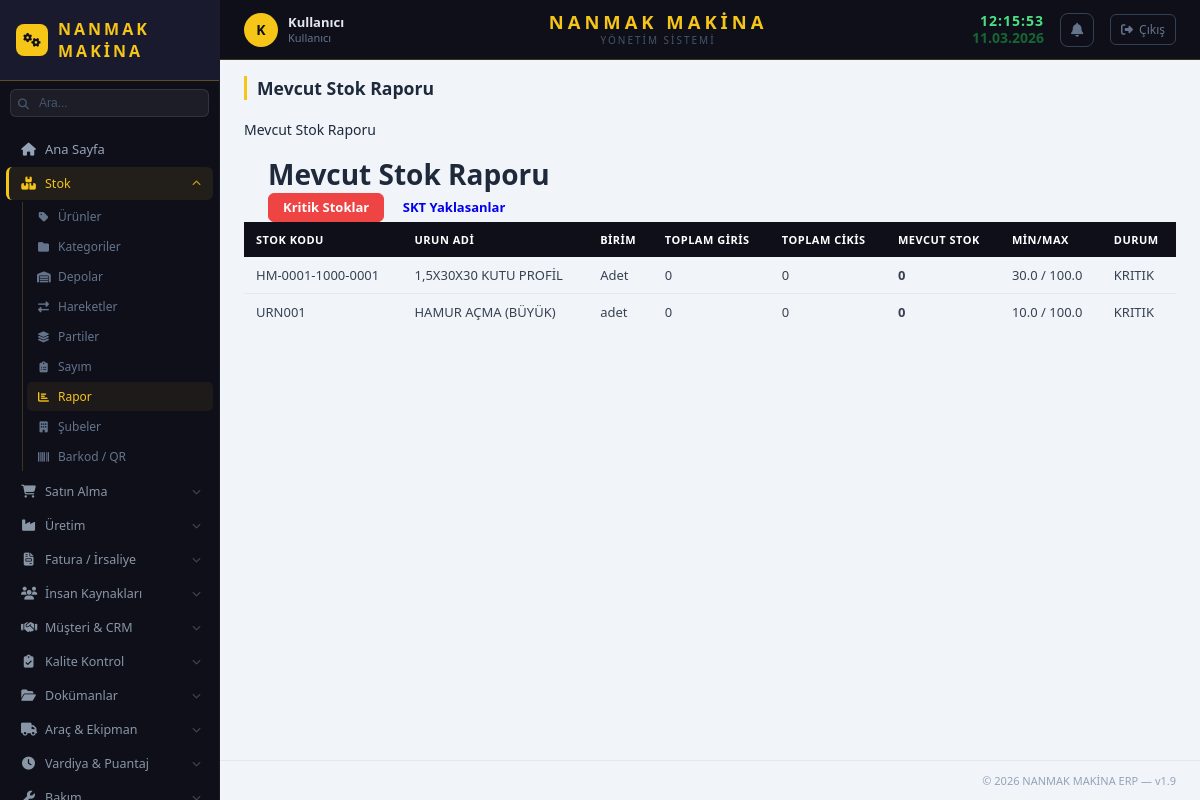
/stok/rapor/mevcut-stok (signed in), run on the app's committed database.
### app/stok/models/sistem_ayar.py (models this page shows, shortened)
class SistemAyar(db.Model):
    __tablename__ = 'sistem_ayar'
    id = db.Column(db.Integer, primary_key=True, autoincrement=True)
    anahtar = db.Column(db.String(100), unique=True, nullable=False)
    deger = db.Column(db.Text)
    aciklama = db.Column(db.String(200))
    guncelleme = db.Column(db.String(30), default=lambda: datetime.now().strftime('%d.%m.%Y %H:%M'))
    @staticmethod
    def get(anahtar, varsayilan=''):
        ayar = SistemAyar.query.filter_by(anahtar=anahtar).first()
        return ayar.deger if ayar else varsayilan

### app/stok/models/urun.py (models this page shows, shortened)
class Urun(db.Model):
    __tablename__ = 'urun'
    id = db.Column(db.Integer, primary_key=True, autoincrement=True)
    stok_kodu = db.Column(db.String(50), unique=True, nullable=False)
    barkod = db.Column(db.String(50))
    urun_adi = db.Column(db.String(200), nullable=False)
    birim = db.Column(db.String(20), nullable=False)
    kategori_id = db.Column(db.Integer, db.ForeignKey('kategori.id'))
    min_stok = db.Column(db.Float, default=0)
    max_stok = db.Column(db.Float, default=0)
    parti_takibi = db.Column(db.Integer, default=0)
    aktif = db.Column(db.Integer, default=1)
    alis_fiyati = db.Column(db.Float, default=0)
    satis_fiyati = db.Column(db.Float, default=0)
    kdv_orani = db.Column(db.Float, default=18)
    tedarikci_id = db.Column(db.Integer, db.ForeignKey('tedarikci.id'), nullable=True)
    olusturma_tarihi = db.Column(db.String(20), default=lambda: datetime.now().strftime('%d.%m.%Y'))
    kategori = db.relationship('Kategori', backref='urunler')
    tedarikci = db.relationship('Tedarikci', backref='urunler', foreign_keys=[tedarikci_id])

### app/stok/routes/rapor_routes.py (the view)
@rapor_bp.route('/rapor/mevcut-stok')
def mevcut_stok_raporu():
    urunler = Urun.query.filter_by(aktif=1).all()
    stok_durumu = []
    for urun in urunler:
        giris_toplam = db.session.query(func.sum(StokHareket.miktar)).filter(
            StokHareket.urun_id == urun.id,
            StokHareket.hareket_tipi == 'giris'
        ).scalar() or 0
        cikis_toplam = db.session.query(func.sum(StokHareket.miktar)).filter(
            StokHareket.urun_id == urun.id,
            StokHareket.hareket_tipi == 'cikis'
        ).scalar() or 0
        mevcut_stok = giris_toplam - cikis_toplam
        if urun.min_stok > 0 and mevcut_stok <= urun.min_stok:
            durum = 'kritik'
        elif urun.max_stok > 0 and mevcut_stok > urun.max_stok:
            durum = 'fazla'
        else:
            durum = 'normal'
        stok_durumu.append({
            'urun': urun,
            'giris': giris_toplam,
            'cikis': cikis_toplam,
            'mevcut': mevcut_stok,
            'durum': durum
        })
    return render_template('stok/mevcut_stok_raporu.html', stok_durumu=stok_durumu)

### app/__init__.py (called while the page is built)
def login_gerekli_mi(endpoint, path):
    for acik in ACIK_URLLAR:
        if path.startswith(acik):
            return False
    return True

### app/kullanici/models/kullanici.py (called while the page is built)
    def birincil_rol(self):
        if self.roller:
            return self.roller[0].rol
        return None

    def admin_mi(self):
        for kr in self.roller:
            if kr.rol and kr.rol.rol_adi == 'admin':
                return True
        return False

### app/stok/templates/stok/mevcut_stok_raporu.html (shortened to what this page needs)
{% extends "base.html" %}
{% block content %}
{% block page_title %}Mevcut Stok Raporu{% endblock %}
<div class="page-header">
    <h1>Mevcut Stok Raporu</h1>
    <div class="hizli-islem">
        <a href="{{ url_for('rapor.kritik_stok_raporu') }}" class="btn btn-danger">Kritik Stoklar</a>
        <a href="{{ url_for('rapor.skt_yaklasan_raporu') }}" class="btn btn-warning">SKT Yaklasanlar</a>
    </div>
</div>
<table class="data-table">
    <thead>
        <tr>
            <th>Stok Kodu</th>
            <th>Urun Adi</th>
            <th>Birim</th>
            <th>Toplam Giris</th>
            <th>Toplam Cikis</th>
            <th>Mevcut Stok</th>
            <th>Min/Max</th>
            <th>Durum</th>
        </tr>
    </thead>
    <tbody>
        {% for satir in stok_durumu %}
        <tr class="{{ 'kritik-stok' if satir.durum == 'kritik' else '' }}">
            <td>{{ satir.urun.stok_kodu }}</td>
            <td>{{ satir.urun.urun_adi }}</td>
            <td>{{ satir.urun.birim }}</td>
            <td>{{ satir.giris }}</td>
            <td>{{ satir.cikis }}</td>
            <td><strong>{{ satir.mevcut }}</strong></td>
            <td>{{ satir.urun.min_stok }} / {{ satir.urun.max_stok }}</td>
            <td class="{{ 'hareket-cikis' if satir.durum == 'kritik' else 'hareket-giris' if satir.durum == 'fazla' else '' }}">
                {{ satir.durum.upper() }}
            </td>
        </tr>
        {% endfor %}
    </tbody>
</table>
{% endblock %}

### app/stok/templates/base.html (shortened to what this page needs)
<!DOCTYPE html>
<html lang="tr">
<head>
    <link rel="stylesheet" href="{{ url_for('static', filename='css/main.css') }}">
    <link rel="stylesheet" href="https://cdnjs.cloudflare.com/ajax/libs/font-awesome/6.4.0/css/all.min.css">
</head>
<body>
<aside class="sidebar">
    <div class="sidebar-logo">
        {% if firma_logo %}
        <img src="{{ url_for('static', filename='img/' + firma_logo) }}"
             alt="{{ firma_adi }}" style="height:36px;max-width:140px;object-fit:contain;">
        {% else %}
        <span class="sidebar-logo-icon"><i class="fas fa-cogs"></i></span>
        <span class="sidebar-logo-text">{{ firma_adi }}</span>
        {% endif %}
    </div>
    <div class="sidebar-arama">
        <i class="fas fa-search sidebar-arama-ikon"></i>
        <input type="text" id="global-arama" placeholder="Ara..." autocomplete="off">
    </div>
    <nav class="sidebar-nav">
        <a href="/" class="nav-item {% if request.path == '/' %}active{% endif %}">
            <i class="fas fa-home"></i><span>Ana Sayfa</span>
        </a>
        <div class="nav-group">
            <div class="nav-group-title" id="btn-stok-menu">
                <i class="fas fa-boxes ng-icon"></i>
                <span class="ng-label">Stok</span>
                <i class="fas fa-chevron-down ng-arrow"></i>
            </div>
            <div id="stok-menu" class="nav-submenu">
                <a href="{{ url_for('stok.urun_liste') }}"><i class="fas fa-tag"></i> Ürünler</a>
                <a href="{{ url_for('kategori.kategori_liste') }}"><i class="fas fa-folder"></i> Kategoriler</a>
                <a href="{{ url_for('depo.depo_liste') }}"><i class="fas fa-warehouse"></i> Depolar</a>
                <a href="{{ url_for('hareket.hareket_liste') }}"><i class="fas fa-exchange-alt"></i> Hareketler</a>
                <a href="{{ url_for('parti.parti_liste') }}"><i class="fas fa-layer-group"></i> Partiler</a>
                <a href="{{ url_for('sayim.sayim_liste') }}"><i class="fas fa-clipboard-list"></i> Sayım</a>
                <a href="{{ url_for('rapor.mevcut_stok_raporu') }}"><i class="fas fa-chart-bar"></i> Rapor</a>
                <a href="{{ url_for('sube.sube_liste') }}"><i class="fas fa-building"></i> Şubeler</a>
                <a href="{{ url_for('barkod.barkod_panel') }}"><i class="fas fa-barcode"></i> Barkod / QR</a>
            </div>
        </div>
        <div class="nav-group">
            <div class="nav-group-title" id="btn-satin-menu">
                <i class="fas fa-shopping-cart ng-icon"></i>
                <span class="ng-label">Satın Alma</span>
                <i class="fas fa-chevron-down ng-arrow"></i>
            </div>
        </div>
        <div class="nav-group">
            <div class="nav-group-title" id="btn-uretim-menu">
                <i class="fas fa-industry ng-icon"></i>
                <span class="ng-label">Üretim</span>
                <i class="fas fa-chevron-down ng-arrow"></i>
            </div>
        </div>
        <div class="nav-group">
            <div class="nav-group-title" id="btn-fatura-menu">
                <i class="fas fa-file-invoice ng-icon"></i>
                <span class="ng-label">Fatura / İrsaliye</span>
                <i class="fas fa-chevron-down ng-arrow"></i>
            </div>
        </div>
        {% if session.get('admin') or yetki.get('ik') %}
        <div class="nav-group">
            <div class="nav-group-title" id="btn-ik-menu">
                <i class="fas fa-users ng-icon"></i>
                <span class="ng-label">İnsan Kaynakları</span>
                <i class="fas fa-chevron-down ng-arrow"></i>
            </div>
        </div>
        {% endif %}
        {% if aktif_moduller.get('crm') %}
        <div class="nav-group">
            <div class="nav-group-title" id="btn-crm-menu">
                <i class="fas fa-handshake ng-icon"></i>
                <span class="ng-label">Müşteri & CRM</span>
                <i class="fas fa-chevron-down ng-arrow"></i>
            </div>
        </div>
        {% endif %}
        {% if aktif_moduller.get('kalite') %}
        <div class="nav-group">
            <div class="nav-group-title" id="btn-kalite-menu">
                <i class="fas fa-clipboard-check ng-icon"></i>
                <span class="ng-label">Kalite Kontrol</span>
                <i class="fas fa-chevron-down ng-arrow"></i>
            </div>
        </div>
        {% endif %}
        {% if aktif_moduller.get('dokuman') %}
        <div class="nav-group">
            <div class="nav-group-title" id="btn-dokuman-menu">
                <i class="fas fa-folder-open ng-icon"></i>
                <span class="ng-label">Dokümanlar</span>
                <i class="fas fa-chevron-down ng-arrow"></i>
            </div>
        </div>
        {% endif %}
        {% if aktif_moduller.get('arac') %}
        <div class="nav-group">
            <div class="nav-group-title" id="btn-arac-menu">
                <i class="fas fa-truck ng-icon"></i>
                <span class="ng-label">Araç & Ekipman</span>
                <i class="fas fa-chevron-down ng-arrow"></i>
            </div>
        </div>
        {% endif %}
        {% if aktif_moduller.get('vardiya') %}
        <div class="nav-group">
            <div class="nav-group-title" id="btn-vardiya-menu">
                <i class="fas fa-clock ng-icon"></i>
                <span class="ng-label">Vardiya & Puantaj</span>
                <i class="fas fa-chevron-down ng-arrow"></i>
            </div>
        </div>
        {% endif %}
        {% if aktif_moduller.get('bakim') %}
        <div class="nav-group">
            <div class="nav-group-title" id="btn-bakim-menu">
                <i class="fas fa-wrench ng-icon"></i>
                <span class="ng-label">Bakım</span>
                <i class="fas fa-chevron-down ng-arrow"></i>
            </div>
        </div>
        {% endif %}
    </nav>
</aside>
<div class="main-wrapper">
    <header class="top-header">
        <div class="header-left">
            <a href="{{ url_for('kullanici.profil') }}" class="header-user" title="Profilim" style="text-decoration:none;">
                <div class="header-user-avatar">{{ session.get('tam_ad', 'K')[:1] | upper }}</div>
                <div class="header-user-info">
                    <span class="header-user-name">{{ session.get('tam_ad', 'Kullanıcı') }}</span>
                    <span class="header-user-role">{% if session.get('admin') %}Admin{% else %}Kullanıcı{% endif %}</span>
                </div>
            </a>
        </div>
        <div class="header-center">
            <div class="header-firma">{{ firma_adi }}</div>
            <div class="header-firma-alt">{{ firma_alt_baslik }}</div>
        </div>
        <div class="header-right">
            <div class="header-datetime">
                <span class="header-saat" id="header-saat">--:--:--</span>
                <span class="header-tarih" id="header-tarih">--.--.----</span>
            </div>
            <div class="bildirim-wrapper" id="bildirim-wrapper">
                <button class="bildirim-btn" onclick="toggleBildirimler()" title="Bildirimler">
                    <i class="fas fa-bell"></i>
                </button>
            </div>
            <a href="{{ url_for('kullanici.cikis') }}" class="header-cikis" title="Çıkış Yap">
                <i class="fas fa-sign-out-alt"></i>
                <span>Çıkış</span>
            </a>
        </div>
    </header>
    <div class="page-header">
        <h2 class="page-title">{% block page_title %}{% endblock %}</h2>
    </div>
    <main class="main-content">
        {% block content %}{% endblock %}
    </main>
    <footer class="footer">
        <span>© 2026 {{ firma_adi }} ERP — v1.9</span>
    </footer>
</div>
</body>
</html>

### app/stok/templates/base.html (style rules this page uses)
.bildirim-wrapper { position: relative; }
.bildirim-btn { background: none; border: 1px solid #334155; color: #64748b; width: 34px; height: 34px; border-radius: 8px; cursor: pointer; display: flex; align-items: center; justify-content: center; font-size: 14px; transition: all 0.15s; position: relative; }
.sidebar-arama { padding: 8px 10px; position: relative; }
.sidebar-arama input { width: 100%; background: rgba(255,255,255,0.06); border: 1px solid rgba(255,255,255,0.1); border-radius: 6px; padding: 6px 8px 6px 28px; color: #94a3b8; font-size: 12px; outline: none; transition: all 0.15s; }
.sidebar-arama input::placeholder { color: #475569; }
.sidebar-arama-ikon { position: absolute; left: 18px; top: 50%; transform: translateY(-50%); color: #475569; font-size: 11px; pointer-events: none; }

### data on the page
SistemAyar: deger "NANMAK MAKİNA"
SistemAyar: deger "YÖNETIM SISTEMI"
Urun: urun.stok_kodu "HM-0001-1000-0001", urun.urun_adi "1,5X30X30 KUTU PROFİL", urun.birim "Adet", urun.min_stok "30.0", urun.max_stok "100.0"
Urun: urun.stok_kodu "URN001", urun.urun_adi "HAMUR AÇMA (BÜYÜK)", urun.birim "adet", urun.min_stok "10.0", urun.max_stok "100.0"

### other printed values
{{ session.get('tam_ad', 'K')[:1] | upper }} "K"
{{ session.get('tam_ad', 'Kullanıcı') }} "Kullanıcı"
{{ satir.giris }} "0" "0"
{{ satir.cikis }} "0" "0"
{{ satir.mevcut }} "0" "0"
{{ satir.durum.upper() }} "KRITIK" "KRITIK"
